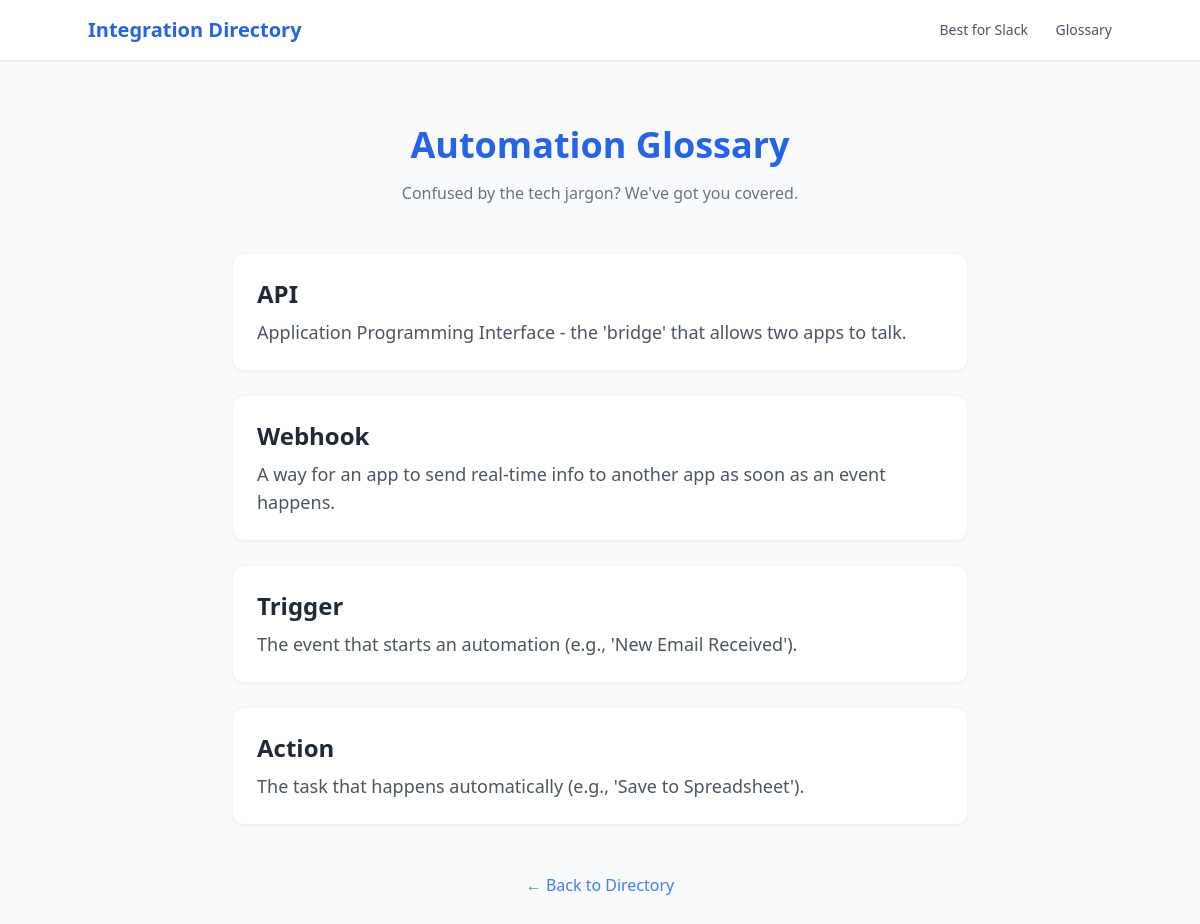
The page /glossary on the database its author committed.
### tables this page shows
CREATE TABLE glossary (
            id INTEGER PRIMARY KEY AUTOINCREMENT,
            term TEXT UNIQUE,
            definition TEXT
        );

### main.py (the view)
@app.get("/glossary")
async def glossary(request: Request):
    conn = get_db_connection()
    terms = conn.execute('SELECT * FROM glossary').fetchall()
    conn.close()
    return templates.TemplateResponse("glossary.html", {"request": request, "terms": terms})

### templates/glossary.html (shortened to what this page needs)
<!DOCTYPE html>
<html lang="en">
<head>
    <script src="https://cdn.tailwindcss.com"></script>
</head>
<body class="bg-gray-50 text-gray-800 font-sans">
    <nav class="bg-white border-b py-4 px-4 shadow-sm mb-8">
        <div class="max-w-5xl mx-auto flex justify-between items-center">
            <a href="/" class="text-xl font-black text-blue-600">Integration Directory</a>
            <div class="space-x-6 text-sm font-medium text-gray-600">
                <a href="/best-integrations-for/slack" class="hover:text-blue-600 transition">Best for Slack</a>
                <a href="/glossary" class="hover:text-blue-600 transition">Glossary</a>
            </div>
        </div>
    </nav>
    <div class="max-w-3xl mx-auto px-4 py-8">
        <h1 class="text-4xl font-extrabold text-center mb-4 text-blue-600">Automation Glossary</h1>
        <p class="text-center text-gray-500 mb-12">Confused by the tech jargon? We've got you covered.</p>
        <div class="space-y-6">
            {% for item in terms %}
            <div class="bg-white p-6 rounded-xl shadow-sm border border-gray-100 hover:shadow-md transition">
                <h2 class="text-2xl font-bold mb-2 text-gray-800">{{ item.term }}</h2>
                <p class="text-gray-600 text-lg">{{ item.definition }}</p>
            </div>
            {% endfor %}
        </div>
        <div class="mt-12 text-center">
            <a href="/" class="text-blue-500 hover:underline">&larr; Back to Directory</a>
        </div>
    </div>
</body>
</html>

### rows shown on the page
glossary: term "API", definition "Application Programming Interface - the 'bridge' that allows two apps to talk."
glossary: term "Webhook", definition "A way for an app to send real-time info to another app as soon as an event happens."
glossary: term "Trigger", definition "The event that starts an automation (e.g., 'New Email Received')."
glossary: term "Action", definition "The task that happens automatically (e.g., 'Save to Spreadsheet')."
